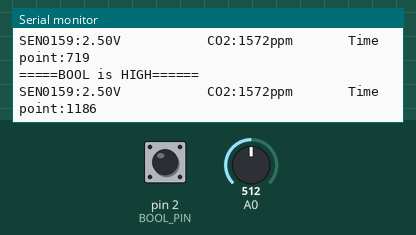
Recording of a sketch running on a simulated Arduino Uno, built with avr-gcc and run on an emulated ATmega328P. On the bench: the last lines printed to the serial monitor. Inputs (shaded band) come from the test bench; at power-on: A0 = 512, pin 2 (BOOL_PIN) HIGH.

Above: at 1.2 s.
1.3 s: A0 set to 716
At 1.51 s:
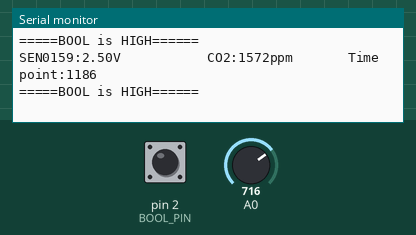
3.6 s: pin 2 (BOOL_PIN) pulled LOW for 1 s
At 4.32 s:
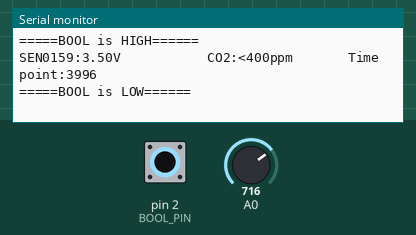
6.1 s: A0 set to 900
At 6.19 s:
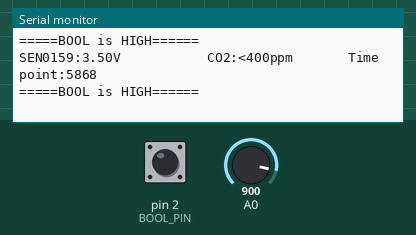
7.6 s: pin 2 (BOOL_PIN) pulled LOW for 0.15 s
At 8.06 s:
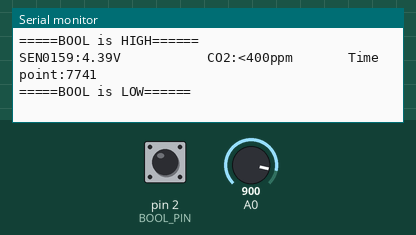
Timing chart, 0 to 10.2 s (numbered marks = the images above; inputs shaded):
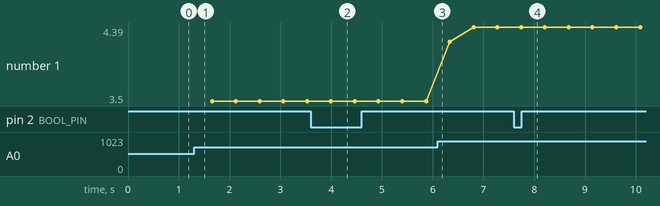

Measured:
- after the input at 3.6 s, the serial monitor: prints a new line after 0.46 s (image 2)
- after the input at 7.6 s, the serial monitor: prints a new line after 0.20 s (image 4)
- plotted number 1: 3.5 → 4.39 after the input at 6.1 s

The sketch:

test_co2.ino
```cpp
/************************Hardware Related Macros************************************/
#define         MG_PIN                       (0)     //define which analog input channel you are going to use
#define         BOOL_PIN                     (2)
#define         DC_GAIN                      (8.5)   //define the DC gain of amplifier


/***********************Software Related Macros************************************/
#define         READ_SAMPLE_INTERVAL         (50)    //define how many samples you are going to take in normal operation
#define         READ_SAMPLE_TIMES            (5)     //define the time interval(in milisecond) between each samples in
                                                     //normal operation

/**********************Application Related Macros**********************************/
//These two values differ from sensor to sensor. user should derermine this value.
#define         ZERO_POINT_VOLTAGE           (0.324) //define the output of the sensor in volts when the concentration of CO2 is 400PPM
#define         REACTION_VOLTGAE             (0.020) //define the voltage drop of the sensor when move the sensor from air into 1000ppm CO2

/*****************************Globals***********************************************/
float           CO2Curve[3]  =  {2.602,ZERO_POINT_VOLTAGE,(REACTION_VOLTGAE/(2.602-3))};
                                                     //two points are taken from the curve.
                                                     //with these two points, a line is formed which is
                                                     //"approximately equivalent" to the original curve.
                                                     //data format:{ x, y, slope}; point1: (lg400, 0.324), point2: (lg4000, 0.280)
                                                     //slope = ( reaction voltage ) / (log400 –log1000)


void setup()
{
    Serial.begin(9600);                              //UART setup, baudrate = 9600bps
    printFreeMemory("0");
    pinMode(BOOL_PIN, INPUT);                        //set pin to input
    digitalWrite(BOOL_PIN, HIGH);                    //turn on pullup resistors

   Serial.print("MG-811 Demostration\n");
}

void loop()
{
    int percentage;
    float volts;


    volts = MGRead(MG_PIN);
    Serial.print( "SEN0159:" );
    Serial.print(volts);
    Serial.print( "V           " );

    percentage = MGGetPercentage(volts,CO2Curve);
    Serial.print("CO2:");
    if (percentage == -1) {
        Serial.print( "<400" );
    } else {
        Serial.print(percentage);
    }
    Serial.print( "ppm" );
    Serial.print( "       Time point:" );
    Serial.print(millis());
    Serial.print("\n");

    if (digitalRead(BOOL_PIN) ){
        Serial.print( "=====BOOL is HIGH======" );
    } else {
        Serial.print( "=====BOOL is LOW======" );
    }

    Serial.print("\n");

    delay(200);
}


/*****************************  MGRead *********************************************
Input:   mg_pin - analog channel
Output:  output of SEN-000007
Remarks: This function reads the output of SEN-000007
************************************************************************************/
float MGRead(int mg_pin)
{
    int i;
    float v=0;

    for (i=0;i<READ_SAMPLE_TIMES;i++) {
        v += analogRead(mg_pin);
        delay(READ_SAMPLE_INTERVAL);
    }
    v = (v/READ_SAMPLE_TIMES) *5/1024 ;
    return v;
}

/*****************************  MQGetPercentage **********************************
Input:   volts   - SEN-000007 output measured in volts
         pcurve  - pointer to the curve of the target gas
Output:  ppm of the target gas
Remarks: By using the slope and a point of the line. The x(logarithmic value of ppm)
         of the line could be derived if y(MG-811 output) is provided. As it is a
         logarithmic coordinate, power of 10 is used to convert the result to non-logarithmic
         value.
************************************************************************************/
int  MGGetPercentage(float volts, float *pcurve)
{
   if ((volts/DC_GAIN )>=ZERO_POINT_VOLTAGE) {
      return -1;
   } else {
      return pow(10, ((volts/DC_GAIN)-pcurve[1])/pcurve[2]+pcurve[0]);
   }
}

// Free Memory request
extern unsigned long __bss_end;
extern void *__brkval;

// Free memory request
int memoryFree()
{
  //  long myValue;
  int freeValue;
  freeValue = 0;

  if ((unsigned long)__brkval == 0)
  {
    freeValue = ((unsigned long)&freeValue) - ((unsigned long)&__bss_end);
    //       Serial.println("here and there");
  }
  else
  {
    freeValue = ((unsigned long)&freeValue) - ((unsigned long)__brkval);
    //      Serial.println("here  2");
  }

  return freeValue;

}//end memoryFree()

void printFreeMemory(String message) {
  Serial.println("  ");
  Serial.print("Free Memory:  ");
  Serial.print(message);
  Serial.print(" ");
  Serial.print(memoryFree());
  Serial.println("  ");
}
```
